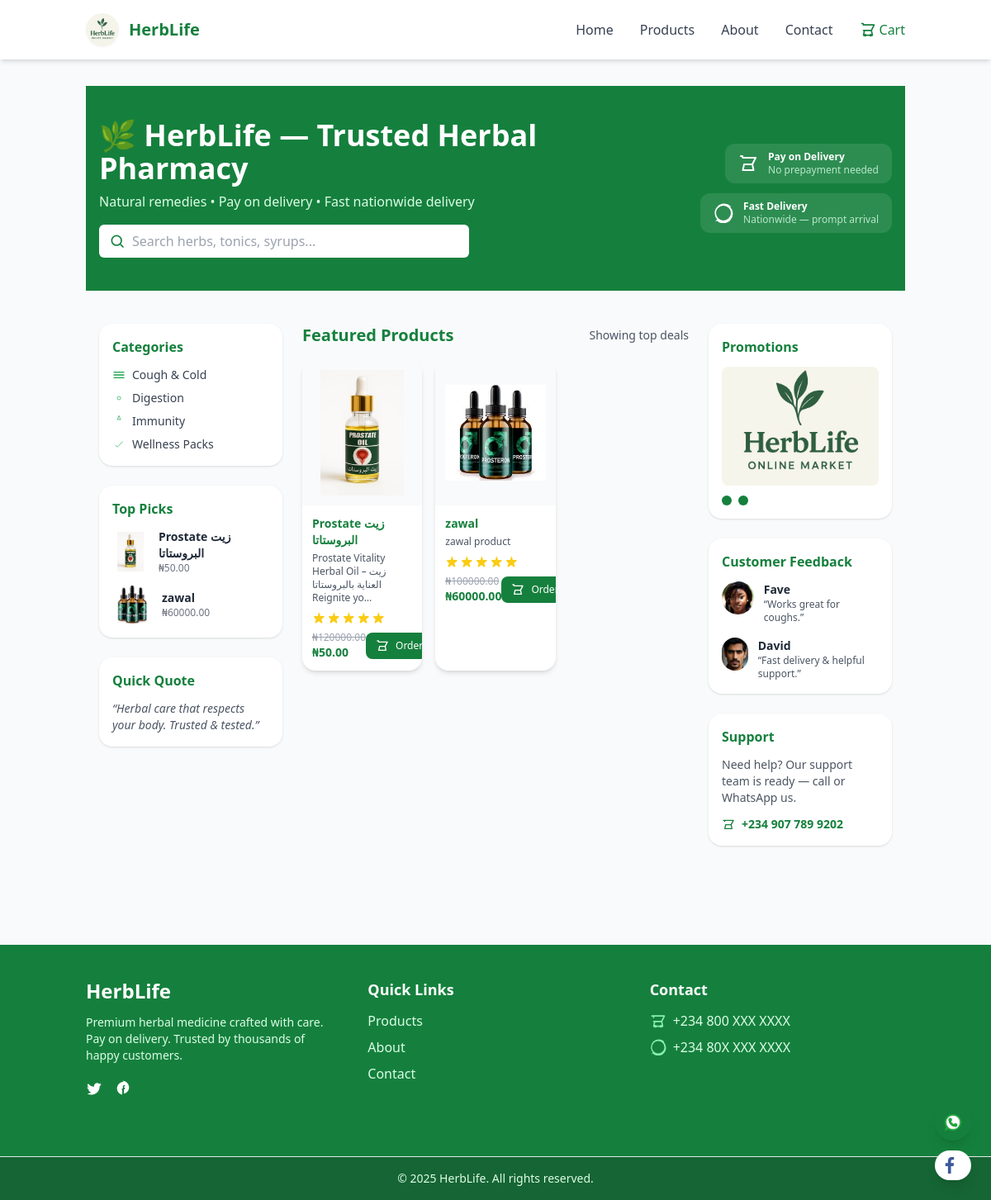
The page / on the database its author committed.
### products/models.py (models this page shows, shortened)
class Product(models.Model):
    title = models.CharField(max_length=200)
    slug = models.SlugField(unique=True)  # NEW: for blog URLs
    description = models.TextField()
    price = models.DecimalField(max_digits=10, decimal_places=2)
    discount_price = models.DecimalField(max_digits=10, decimal_places=2, null=True, blank=True)  # optional
    image = models.ImageField(upload_to='product_images/')

### products/views.py (the view)
# urls.py: path('', views.home, name='dashboard_home'),
def home(request):
    products = Product.objects.all()[:3]  # show 3 sample products
    return render(request, 'home.html', {'products': products})

### products/templates/home.html (shortened to what this page needs)
{% extends "base.html" %}
{% load static %}
{% block content %}
<section class="bg-green-700 text-white py-10">
  <div class="container mx-auto px-4">
    <div class="flex flex-col lg:flex-row items-center gap-6">
      <div class="flex-1 text-center lg:text-left">
        <h1 class="text-3xl md:text-4xl font-bold">🌿 HerbLife — Trusted Herbal Pharmacy</h1>
        <p class="mt-2 text-sm md:text-base text-green-100">Natural remedies • Pay on delivery • Fast nationwide delivery</p>
        <form action="{% url 'product_list' %}" method="GET" class="mt-4 flex justify-center lg:justify-start">
          <div class="relative w-full max-w-md">
            <input name="search" placeholder="Search herbs, tonics, syrups..." class="w-full pl-10 pr-4 py-2 rounded-l-md rounded-r-md text-sm md:text-base text-gray-800 focus:outline-none" />
            <div class="absolute left-3 top-1/2 -translate-y-1/2 pointer-events-none">
            </div>
          </div>
        </form>
      </div>
      <div class="flex flex-col gap-3 w-full lg:w-auto items-center lg:items-end">
        <div class="flex items-center gap-3 bg-white/10 px-4 py-2 rounded-xl">
          <svg xmlns="http://www.w3.org/2000/svg" class="h-6 w-6 text-white" fill="none" viewBox="0 0 24 24" stroke="currentColor">
            <path stroke-linecap="round" stroke-linejoin="round" stroke-width="2" d="M3 3h2l.4 2M7 13h10l4-8H5.4M7 13l-1.5 7h13L17 13"/>
          </svg>
          <div class="text-left text-xs">
            <div class="font-semibold">Pay on Delivery</div>
            <div class="text-green-100/80">No prepayment needed</div>
          </div>
        </div>
        <div class="flex items-center gap-3 bg-white/10 px-4 py-2 rounded-xl">
          <svg xmlns="http://www.w3.org/2000/svg" class="h-6 w-6 text-white" viewBox="0 0 24 24" fill="currentColor">
            <path d="M20.52 3.48a11.45 11.45 0 00-16.17 16.17L2 22l2.36-.62a11.45 11.45 0 0016.16-16.17zM12 21a9 9 0 119-9 9 9 0 01-9 9z"/>
          </svg>
          <div class="text-left text-xs">
            <div class="font-semibold">Fast Delivery</div>
            <div class="text-green-100/80">Nationwide — prompt arrival</div>
          </div>
        </div>
      </div>
    </div>
  </div>
</section>
<section class="py-10">
  <div class="container mx-auto px-4">
    <div class="grid grid-cols-1 lg:grid-cols-12 gap-6">
      <aside class="lg:col-span-3 order-2 lg:order-1">
        <div class="bg-white rounded-2xl shadow p-4 mb-6">
          <h4 class="font-semibold text-green-700 mb-3">Categories</h4>
          <ul class="text-sm text-gray-700 space-y-2">
            <li><a href="#" class="hover:text-green-700 flex items-center gap-2"><svg class="h-4 w-4 text-green-600" xmlns="http://www.w3.org/2000/svg" fill="none" viewBox="0 0 24 24" stroke="currentColor"><path stroke-linecap="round" stroke-linejoin="round" stroke-width="2" d="M3 7h18M3 12h18M3 17h18"/></svg> Cough & Cold</a></li>
            <li><a href="#" class="hover:text-green-700 flex items-center gap-2"><svg class="h-4 w-4 text-green-600" xmlns="http://www.w3.org/2000/svg" fill="none" viewBox="0 0 24 24" stroke="currentColor"><circle cx="12" cy="12" r="3"/></svg> Digestion</a></li>
            <li><a href="#" class="hover:text-green-700 flex items-center gap-2"><svg class="h-4 w-4 text-green-600" xmlns="http://www.w3.org/2000/svg" fill="none" viewBox="0 0 24 24" stroke="currentColor"><path d="M12 2l3 7H9l3-7z"/></svg> Immunity</a></li>
            <li><a href="#" class="hover:text-green-700 flex items-center gap-2"><svg class="h-4 w-4 text-green-600" xmlns="http://www.w3.org/2000/svg" fill="none" viewBox="0 0 24 24" stroke="currentColor"><path d="M5 13l4 4L19 7"/></svg> Wellness Packs</a></li>
          </ul>
        </div>
        <div class="bg-white rounded-2xl shadow p-4 mb-6">
          <h4 class="font-semibold text-green-700 mb-3">Top Picks</h4>
          <ul class="space-y-3">
            {% for p in products %}
            <li class="flex items-center gap-3">
              <img src="{{ p.image.url }}" class="h-12 w-12 rounded-lg object-contain">
              <div>
                <div class="text-sm font-semibold">{{ p.title|default:p.title }}</div>
                <div class="text-xs text-gray-500">₦{{ p.discount_price|default:p.price }}</div>
              </div>
            </li>
            {% endfor %}
          </ul>
        </div>
        <div class="bg-white rounded-2xl shadow p-4">
          <h4 class="font-semibold text-green-700 mb-3">Quick Quote</h4>
          <blockquote class="text-sm italic text-gray-600">“Herbal care that respects your body. Trusted & tested.”</blockquote>
        </div>
      </aside>
<main class="lg:col-span-6 order-1 lg:order-2">
  <div class="flex items-center justify-between mb-4">
    <h3 class="text-xl font-bold text-green-700">Featured Products</h3>
    <div class="text-sm text-gray-600">Showing top deals</div>
  </div>
  <div class="grid grid-cols-1 sm:grid-cols-2 md:grid-cols-3 lg:grid-cols-3 xl:grid-cols-3 gap-4">
    {% for p in products|slice:":6" %}
    <div class="bg-white rounded-2xl shadow-md overflow-hidden hover:shadow-lg transition">
      <div class="w-full h-44 bg-gray-50 flex items-center justify-center">
        <img src="{{ p.image.url }}" alt="{{ p.title|default:p.title }}" class="w-full h-full object-contain p-3">
      </div>
      <div class="p-3">
        <h4 class="font-semibold text-green-700 text-sm mb-1">{{ p.title|default:p.title }}</h4>
        <p class="text-xs text-gray-600 mb-2">{{ p.description|truncatechars:70 }}</p>
        <div class="flex items-center mb-2">
        </div>
        <div class="flex items-center justify-between">
          <div>
            {% if p.discount_price %}
              <div class="text-xs text-gray-400 line-through">₦{{ p.price }}</div>
              <div class="text-sm font-bold text-green-700">₦{{ p.discount_price }}</div>
            {% else %}
              <div class="text-sm font-bold text-green-700">₦{{ p.price }}</div>
            {% endif %}
          </div>
          <div class="flex items-center gap-2">
            <a href="{% url 'order_create' p.id %}" class="inline-flex items-center gap-2 bg-green-700 hover:bg-green-800 text-white text-xs px-3 py-2 rounded-lg">
              <svg class="h-4 w-4" xmlns="http://www.w3.org/2000/svg" fill="none" viewBox="0 0 24 24" stroke="currentColor">
                <path stroke-linecap="round" stroke-linejoin="round" stroke-width="2" d="M3 3h2l.4 2M7 13h10l4-8H5.4M7 13l-1.5 7h13L17 13" />
              </svg>
              Order
            </a>
          </div>
        </div>
      </div>
    </div>
    {% endfor %}
  </div>
</main>
      <aside class="lg:col-span-3 order-3">
        <div class="bg-white rounded-2xl shadow p-4 mb-6">
          <h4 class="font-semibold text-green-700 mb-3">Promotions</h4>
          <div x-data="{active:0}" class="relative">
            <template x-for="(img, i) in ['logo.png','logo.png']" :key="i">
  <img x-show="active === i" x-transition.src
       :src="`{% static 'products/images/' %}${img}`"
       class="w-full h-36 object-cover rounded-lg">
</template>
            <div class="flex gap-2 mt-3">
              <button @click="active=0" class="w-3 h-3 rounded-full bg-green-700"></button>
              <button @click="active=1" class="w-3 h-3 rounded-full bg-green-700"></button>
            </div>
          </div>
        </div>
        <div class="bg-white rounded-2xl shadow p-4 mb-6">
          <h4 class="font-semibold text-green-700 mb-3">Customer Feedback</h4>
          <div class="space-y-4">
            <div class="flex items-start gap-3">
              <img src="{% static 'products/images/avatar1.jpeg' %}" class="h-10 w-10 rounded-full object-cover">
              <div>
                <div class="text-sm font-semibold">Fave</div>
                <div class="text-xs text-gray-600">“Works great for coughs.”</div>
              </div>
            </div>
            <div class="flex items-start gap-3">
              <img src="{% static 'products/images/avatar2.jpeg' %}" class="h-10 w-10 rounded-full object-cover">
              <div>
                <div class="text-sm font-semibold">David</div>
                <div class="text-xs text-gray-600">“Fast delivery & helpful support.”</div>
              </div>
            </div>
          </div>
        </div>
        <div class="bg-white rounded-2xl shadow p-4">
          <h4 class="font-semibold text-green-700 mb-3">Support</h4>
          <p class="text-sm text-gray-600 mb-3">Need help? Our support team is ready — call or WhatsApp us.</p>
          <a href="tel:+2349077899202" class="flex items-center gap-2 text-sm text-green-700 font-semibold"><svg class="h-4 w-4" xmlns="http://www.w3.org/2000/svg" fill="none" viewBox="0 0 24 24" stroke="currentColor"><path stroke-linecap="round" stroke-linejoin="round" stroke-width="2" d="M3 5h2l.4 2M7 13h10l4-8H5.4M7 13l-1.5 7h13L17 13" /></svg> +234 907 789 9202</a>
        </div>
      </aside>
    </div>
  </div>
</section>
{% load static %}
<div class="fixed bottom-6 right-6 flex flex-col gap-3 z-50">
  <a href="https://wa.me/+2349077899202?text={{ 'Hello! I am interested in your products.'|urlencode }}"
   target="_blank"
   class="bg-green-700 p-3 rounded-full shadow-lg text-white hover:bg-green-800 transition">
    <img src="{% static 'products/icons/whatsapp.svg' %}" alt="WhatsApp" class="h-5 w-5">
</a>
  <a href="#" target="_blank"
     class="bg-white p-2 rounded-full shadow-lg text-green-700 hover:bg-green-50 transition">
    <img src="{% static 'products/icons/facebook.svg' %}" alt="Facebook" class="h-5 w-5">
  </a>
</div>
{% endblock %}

### dashboard/templates/base.html (shortened to what this page needs)
{% load static %}
<!DOCTYPE html>
<html lang="en">
<head>
    <script src="https://cdn.tailwindcss.com"></script>
</head>
<body class="bg-gray-50 text-gray-800">
    {% include 'partials/navbar.html' %}
    <main class="min-h-[60vh] container mx-auto px-4 py-8">
        {% block content %}{% endblock %}
    </main>
    {% include 'partials/footer.html' %}
</body>
</html>

### products/templates/partials/navbar.html (shortened to what this page needs)
{% load static %}
<nav class="bg-white shadow-md sticky top-0 z-50">
  <div class="container mx-auto px-4 py-4 flex items-center justify-between">
    <a href="/" class="flex items-center gap-3">
      <img src="{% static 'products/images/logo.png' %}" alt="HerbLife" class="h-10 w-10 rounded-full object-cover shadow-sm">
      <span class="font-bold text-xl text-green-700">HerbLife</span>
    </a>
    <div class="hidden md:flex items-center gap-8 font-medium text-gray-700">
      <a href="/" class="relative group hover:text-green-700 transition duration-300">
        Home
      </a>
      <a href="/products/" class="relative group hover:text-green-700 transition duration-300">
        Products
      </a>
      <a href="/about/" class="relative group hover:text-green-700 transition duration-300">
        About
      </a>
      <a href="/contact/" class="relative group hover:text-green-700 transition duration-300">
        Contact
      </a>
      <a href="/products/" class="flex items-center gap-1 text-green-700 hover:text-green-800 transition duration-300">
        <svg xmlns="http://www.w3.org/2000/svg" class="h-5 w-5" fill="none" viewBox="0 0 24 24" stroke="currentColor">
          <path stroke-linecap="round" stroke-linejoin="round" stroke-width="2" d="M3 3h2l.4 2M7 13h10l4-8H5.4M7 13l-1.5 7h13L17 13M7 13H5.4M16 21a1 1 0 100-2 1 1 0 000 2zm-8 0a1 1 0 100-2 1 1 0 000 2z" />
        </svg>
        Cart
      </a>
    </div>
  </div>
</nav>

### products/templates/partials/footer.html (shortened to what this page needs)
<footer class="bg-green-700 text-white mt-12">
  <div class="container mx-auto px-4 py-10 grid grid-cols-1 md:grid-cols-3 gap-8">
    <div class="flex flex-col gap-3">
      <h3 class="font-bold text-2xl">HerbLife</h3>
      <p class="text-sm text-green-100">Premium herbal medicine crafted with care. Pay on delivery. Trusted by thousands of happy customers.</p>
      <div class="flex items-center gap-4 mt-2">
        <a href="#" class="hover:text-green-300 transition duration-300">
        </a>
        <a href="#" class="hover:text-green-300 transition duration-300">
        </a>
      </div>
    </div>
    <div>
      <h4 class="font-semibold text-lg mb-3">Quick Links</h4>
      <ul class="flex flex-col gap-2 text-green-100">
        <li><a href="/products/" class="hover:text-green-300 transition duration-300">Products</a></li>
        <li><a href="/about/" class="hover:text-green-300 transition duration-300">About</a></li>
        <li><a href="/contact/" class="hover:text-green-300 transition duration-300">Contact</a></li>
      </ul>
    </div>
    <div>
      <h4 class="font-semibold text-lg mb-3">Contact</h4>
      <p class="flex items-center gap-2 text-green-100 mb-2">
        +234 800 XXX XXXX
      </p>
      <p class="flex items-center gap-2 text-green-100">
        <svg xmlns="http://www.w3.org/2000/svg" class="h-5 w-5 text-green-300" fill="currentColor" viewBox="0 0 24 24">
          <path d="M20.52 3.48a11.45 11.45 0 00-16.17 16.17L2 22l2.36-.62a11.45 11.45 0 0016.16-16.17zM12 21a9 9 0 119-9 9 9 0 01-9 9z"/>
        </svg>
        +234 80X XXX XXXX
      </p>
    </div>
  </div>
  <div class="bg-green-800 border-t mt-8 py-4">
    <div class="container mx-auto px-4 text-center text-green-100 text-sm">© {{ year|default:2025 }} HerbLife. All rights reserved.</div>
  </div>
</footer>

### rows shown on the page
Product: image (picture), title "Prostate زيت البروستاتا", discount_price "50.00", description "Prostate Vitality Herbal Oil – زيت العناية بالبروستاتا Reignite yo…", price "120000.00"
Product: image (picture), title "zawal", discount_price "60000.00", description "zawal product", price "100000.00"

### other values the page prints
{{ year|default:2025 }} "2025"
